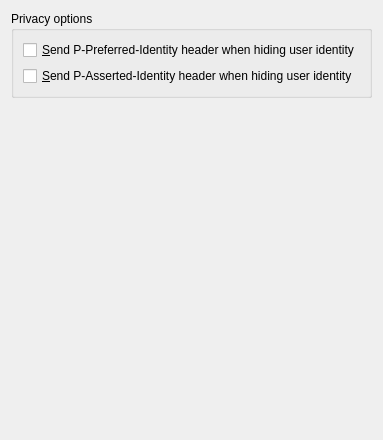
         <widget class="QWidget" name="TabPage">
          <attribute name="title">
           <string>Privacy</string>
          </attribute>
          <layout class="QVBoxLayout">
           <item>
            <widget class="QGroupBox" name="privacyGroupBox">
             <property name="title">
              <string>Privacy options</string>
             </property>
             <layout class="QVBoxLayout">
              <item>
               <widget class="QCheckBox" name="pPreferredIdCheckBox">
                <property name="whatsThis">
                 <string>Include a P-Preferred-Identity header with your identity in an INVITE request for a call with identity hiding.</string>
                </property>
                <property name="text">
                 <string>&amp;Send P-Preferred-Identity header when hiding user identity</string>
                </property>
                <property name="shortcut">
                 <string>Alt+S</string>
                </property>
               </widget>
              </item>
              <item>
               <widget class="QCheckBox" name="pAssertedIdCheckBox">
                <property name="whatsThis">
                 <string>Include a P-Asserted-Identity header with your identity in an INVITE request for a call with identity hiding.</string>
                </property>
                <property name="text">
                 <string>&amp;Send P-Asserted-Identity header when hiding user identity</string>
                </property>
                <property name="shortcut">
                 <string>Alt+A</string>
                </property>
               </widget>
              </item>
             </layout>
            </widget>
           </item>
           <item>
            <spacer>
             <property name="orientation">
              <enum>Qt::Vertical</enum>
             </property>
             <property name="sizeType">
              <enum>QSizePolicy::Expanding</enum>
             </property>
             <property name="sizeHint" stdset="0">
              <size>
               <width>20</width>
               <height>331</height>
              </size>
             </property>
            </spacer>
           </item>
          </layout>
         </widget>
